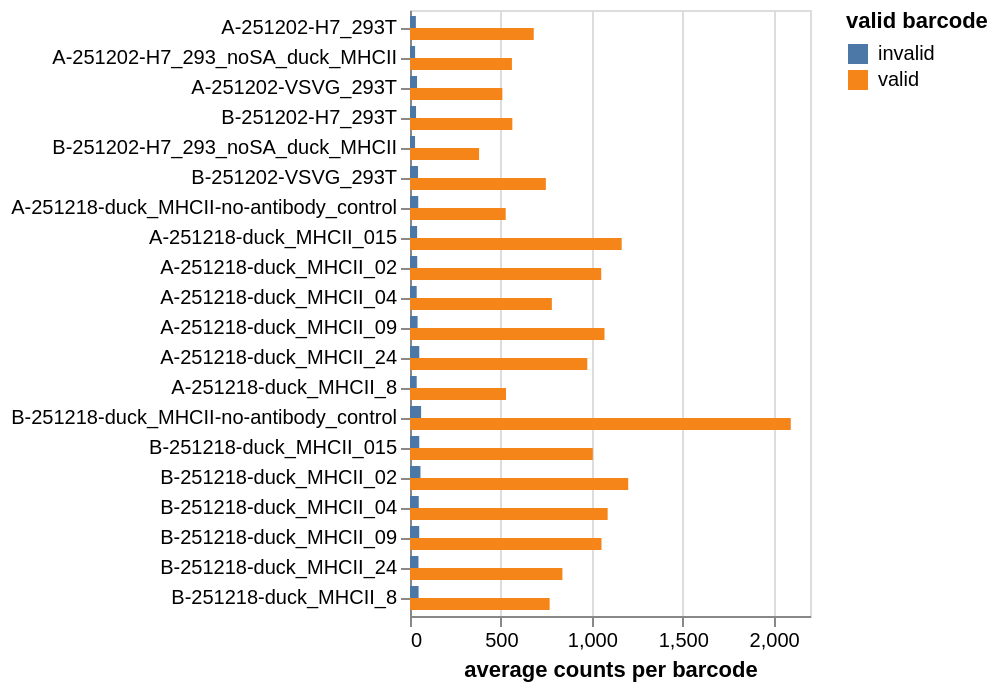

This figure's notebook cell:
### Markdown cell above
## Average valid and invalid counts per barcode
Plot average valid and invalid counts per barcode.
Invalid counts mean parseable barcodes that nonetheless don't map to our library's set of valid barcodes:

### Code cell
# merge valid and invalid counts
counts = pd.concat(
    [
        count_dfs["counts"].assign(valid="valid"),
        count_dfs["invalid"].assign(valid="invalid"),
    ]
)

avg_counts = counts.groupby(["sample", "valid"], as_index=False).aggregate(
    avg_count=pd.NamedAgg("count", "mean")
)

valid_selection = alt.selection_point(fields=["valid"], bind="legend")

avg_counts_chart = (
    alt.Chart(avg_counts)
    .transform_lookup(
        "sample",
        alt.LookupData(barcode_runs, "sample", fields=["date", "library"]),
    )
    .encode(
        x=alt.X("avg_count", title="average counts per barcode"),
        y=alt.Y("sample", title=None, sort=samples),
        yOffset="valid",
        color=alt.Color(
            "valid",
            title="valid barcode",
            scale=alt.Scale(domain=avg_counts["valid"].unique()),
        ),
        tooltip=[
            alt.Tooltip(c, format=".3g") if c == "avg_count" else c
            for c in avg_counts.columns.tolist() + ["library:N", "date:N"]
        ],
    )
    .mark_bar()
    .properties(width=200, height=alt.Step(15, **{"for": "position"}))
    .configure_axis(labelLimit=500)
    .add_params(*selections, valid_selection)
    .transform_filter(valid_selection)
)
for selection in selections:
    avg_counts_chart = avg_counts_chart.transform_filter(selection)

avg_counts_chart

### Figure 1 — Vega-Lite specification as saved in the notebook (floating-point values rounded to 4 significant figures)
{"config": {"view": {"continuousWidth": 300, "continuousHeight": 300}, "axis": {"labelLimit": 500}}, "data": {"name": "data-41cae32115a203ff4fa7bbd50a69876e"}, "mark": {"type": "bar"}, "encoding": {"color": {"field": "valid", "scale": {"domain": ["invalid", "valid"]}, "title": "valid barcode", "type": "nominal"}, "tooltip": [{"field": "sample", "type": "nominal"}, {"field": "valid", "type": "nominal"}, {"field": "avg_count", "format": ".3g", "type": "quantitative"}, {"field": "library", "type": "nominal"}, {"field": "date", "type": "nominal"}], "x": {"field": "avg_count", "title": "average counts per barcode", "type": "quantitative"}, "y": {"field": "sample", "sort": ["A-251202-H7_293T", "A-251202-H7_293_noSA_duck_MHCII", "A-251202-VSVG_293T", "B-251202-H7_293T", "B-251202-H7_293_noSA_duck_MHCII", "B-251202-VSVG_293T", "A-251218-duck_MHCII-no-antibody_control", "A-251218-duck_MHCII_015", "A-251218-duck_MHCII_02", "A-251218-duck_MHCII_04", "A-251218-duck_MHCII_09", "A-251218-duck_MHCII_24", "A-251218-duck_MHCII_8", "B-251218-duck_MHCII-no-antibody_control", "B-251218-duck_MHCII_015", "B-251218-duck_MHCII_02", "B-251218-duck_MHCII_04", "B-251218-duck_MHCII_09", "B-251218-duck_MHCII_24", "B-251218-duck_MHCII_8"], "title": null, "type": "nominal"}, "yOffset": {"field": "valid", "type": "nominal"}}, "height": {"step": 15, "for": "position"}, "params": [{"name": "param_1", "select": {"type": "point", "fields": ["library"]}, "bind": {"input": "select", "options": [null, "A", "B"], "labels": ["all", "A", "B"], "name": "library"}}, {"name": "param_2", "select": {"type": "point", "fields": ["date"]}, "bind": {"input": "select", "options": [null, "2025-12-02", "2025-12-18"], "labels": ["all", "2025-12-02", "2025-12-18"], "name": "date"}}, {"name": "param_3", "select": {"type": "point", "fields": ["valid"]}, "bind": "legend"}], "transform": [{"lookup": "sample", "from": {"data": {"name": "data-6eb5247d214a3366f5b5c1988df86ba1"}, "key": "sample", "fields": ["date", "library"]}}, {"filter": {"param": "param_3"}}, {"filter": {"param": "param_1"}}, {"filter": {"param": "param_2"}}], "width": 200, "$schema": "https://vega.github.io/schema/vega-lite/v5.20.1.json", "datasets": {"data-41cae32115a203ff4fa7bbd50a69876e": [{"sample": "A-251202-H7_293T", "valid": "invalid", "avg_count": 32.35}, {"sample": "A-251202-H7_293T", "valid": "valid", "avg_count": 680.6}, {"sample": "A-251202-H7_293_noSA_duck_MHCII", "valid": "invalid", "avg_count": 27.98}, {"sample": "A-251202-H7_293_noSA_duck_MHCII", "valid": "valid", "avg_count": 560.6}, {"sample": "A-251202-VSVG_293T", "valid": "invalid", "avg_count": 38.73}, {"sample": "A-251202-VSVG_293T", "valid": "valid", "avg_count": 507.9}, {"sample": "A-251218-duck_MHCII-no-antibody_control", "valid": "invalid", "avg_count": 45.3}, {"sample": "A-251218-duck_MHCII-no-antibody_control", "valid": "valid", "avg_count": 526.4}, {"sample": "A-251218-duck_MHCII_015", "valid": "invalid", "avg_count": 39.13}, {"sample": "A-251218-duck_MHCII_015", "valid": "valid", "avg_count": 1164.0}, {"sample": "A-251218-duck_MHCII_02", "valid": "invalid", "avg_count": 39.78}, {"sample": "A-251218-duck_MHCII_02", "valid": "valid", "avg_count": 1052.0}, {"sample": "A-251218-duck_MHCII_04", "valid": "invalid", "avg_count": 36.91}, {"sample": "A-251218-duck_MHCII_04", "valid": "valid", "avg_count": 780.2}, {"sample": "A-251218-duck_MHCII_09", "valid": "invalid", "avg_count": 41.75}, {"sample": "A-251218-duck_MHCII_09", "valid": "valid", "avg_count": 1070.0}, {"sample": "A-251218-duck_MHCII_24", "valid": "invalid", "avg_count": 50.93}, {"sample": "A-251218-duck_MHCII_24", "valid": "valid", "avg_count": 975.3}, {"sample": "A-251218-duck_MHCII_8", "valid": "invalid", "avg_count": 36.88}, {"sample": "A-251218-duck_MHCII_8", "valid": "valid", "avg_count": 528.1}, {"sample": "B-251202-H7_293T", "valid": "invalid", "avg_count": 33.24}, {"sample": "B-251202-H7_293T", "valid": "valid", "avg_count": 562.9}, {"sample": "B-251202-H7_293_noSA_duck_MHCII", "valid": "invalid", "avg_count": 27.86}, {"sample": "B-251202-H7_293_noSA_duck_MHCII", "valid": "valid", "avg_count": 379.9}, {"sample": "B-251202-VSVG_293T", "valid": "invalid", "avg_count": 44.2}, {"sample": "B-251202-VSVG_293T", "valid": "valid", "avg_count": 747.2}, {"sample": "B-251218-duck_MHCII-no-antibody_control", "valid": "invalid", "avg_count": 61.06}, {"sample": "B-251218-duck_MHCII-no-antibody_control", "valid": "valid", "avg_count": 2094.0}, {"sample": "B-251218-duck_MHCII_015", "valid": "invalid", "avg_count": 50.88}, {"sample": "B-251218-duck_MHCII_015", "valid": "valid", "avg_count": 1005.0}, {"sample": "B-251218-duck_MHCII_02", "valid": "invalid", "avg_count": 57.58}, {"sample": "B-251218-duck_MHCII_02", "valid": "valid", "avg_count": 1200.0}, {"sample": "B-251218-duck_MHCII_04", "valid": "invalid", "avg_count": 48.18}, {"sample": "B-251218-duck_MHCII_04", "valid": "valid", "avg_count": 1087.0}, {"sample": "B-251218-duck_MHCII_09", "valid": "invalid", "avg_count": 50.77}, {"sample": "B-251218-duck_MHCII_09", "valid": "valid", "avg_count": 1053.0}, {"sample": "B-251218-duck_MHCII_24", "valid": "invalid", "avg_count": 46.58}, {"sample": "B-251218-duck_MHCII_24", "valid": "valid", "avg_count": 838.3}, {"sample": "B-251218-duck_MHCII_8", "valid": "invalid", "avg_count": 47.23}, {"sample": "B-251218-duck_MHCII_8", "valid": "valid", "avg_count": 768.1}], "data-6eb5247d214a3366f5b5c1988df86ba1": [{"sample": "A-251202-H7_293T", "library": "A", "date": "2025-12-02"}, {"sample": "A-251202-H7_293_noSA_duck_MHCII", "library": "A", "date": "2025-12-02"}, {"sample": "A-251202-VSVG_293T", "library": "A", "date": "2025-12-02"}, {"sample": "B-251202-H7_293T", "library": "B", "date": "2025-12-02"}, {"sample": "B-251202-H7_293_noSA_duck_MHCII", "library": "B", "date": "2025-12-02"}, {"sample": "B-251202-VSVG_293T", "library": "B", "date": "2025-12-02"}, {"sample": "A-251218-duck_MHCII-no-antibody_control", "library": "A", "date": "2025-12-18"}, {"sample": "A-251218-duck_MHCII_015", "library": "A", "date": "2025-12-18"}, {"sample": "A-251218-duck_MHCII_02", "library": "A", "date": "2025-12-18"}, {"sample": "A-251218-duck_MHCII_04", "library": "A", "date": "2025-12-18"}, {"sample": "A-251218-duck_MHCII_09", "library": "A", "date": "2025-12-18"}, {"sample": "A-251218-duck_MHCII_24", "library": "A", "date": "2025-12-18"}, {"sample": "A-251218-duck_MHCII_8", "library": "A", "date": "2025-12-18"}, {"sample": "B-251218-duck_MHCII-no-antibody_control", "library": "B", "date": "2025-12-18"}, {"sample": "B-251218-duck_MHCII_015", "library": "B", "date": "2025-12-18"}, {"sample": "B-251218-duck_MHCII_02", "library": "B", "date": "2025-12-18"}, {"sample": "B-251218-duck_MHCII_04", "library": "B", "date": "2025-12-18"}, {"sample": "B-251218-duck_MHCII_09", "library": "B", "date": "2025-12-18"}, {"sample": "B-251218-duck_MHCII_24", "library": "B", "date": "2025-12-18"}, {"sample": "B-251218-duck_MHCII_8", "library": "B", "date": "2025-12-18"}]}}
